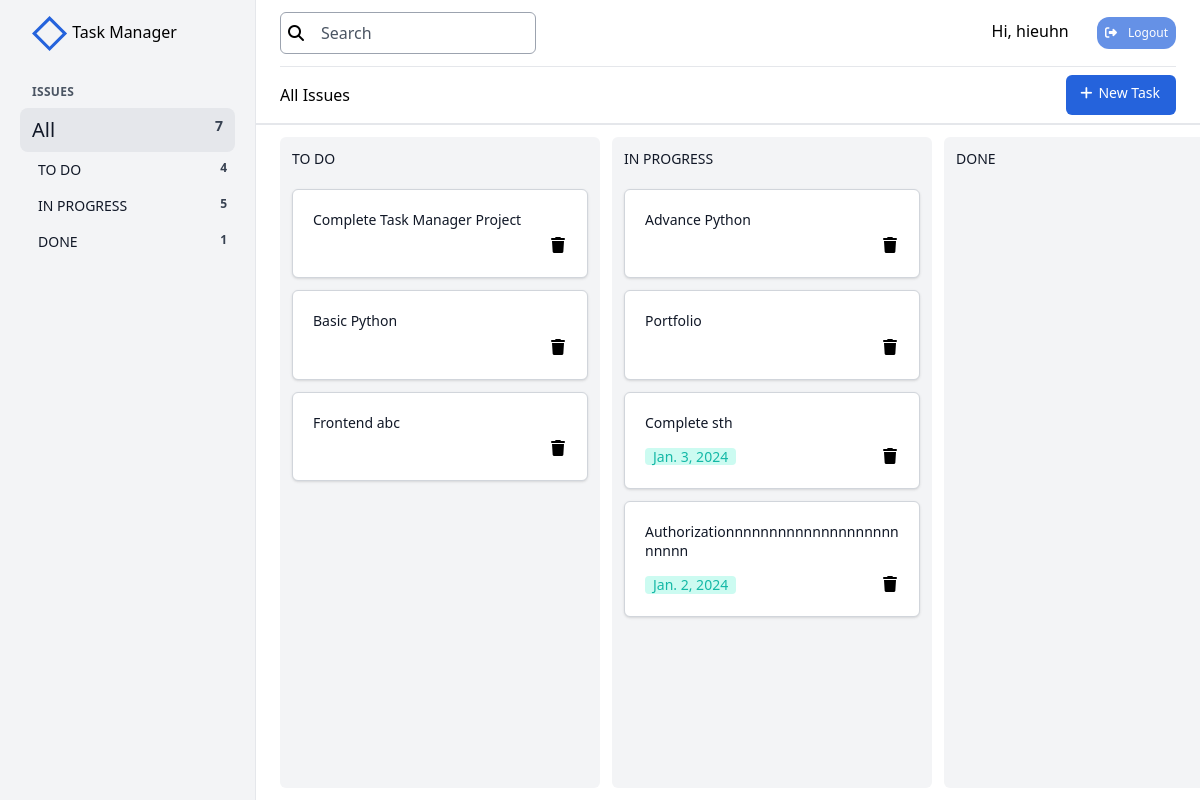
The app's page /home (signed in) with its own data.
### taskmanager/models.py (models this page shows, shortened)
class TaskState(models.Model):
    class Meta:
        verbose_name = 'Task\'s State'
        verbose_name_plural = 'Task\'s State'
    name = models.CharField(max_length=100)

class Task(models.Model):
    user = models.ForeignKey(UserInfo, related_name='tasks', on_delete=models.CASCADE)
    title = models.CharField(max_length=200)
    description = models.TextField(blank=True, null=True)
    image = models.ImageField(upload_to='static/images', blank=True, null=True)
    video = models.FileField(upload_to='static/videos', blank=True, null=True)
    created_at = models.DateTimeField(auto_now_add=True)
    modified_at = models.DateTimeField(auto_now=True)
    deadline = models.DateField(blank=True, null=True)
    state = models.ForeignKey(TaskState, on_delete=models.CASCADE, related_name='tasks')
    position = models.FloatField(blank=True, null=True)
    class Meta:
        ordering = ['position']

### taskmanager/views.py (the view, shortened to what this page needs)
# urls.py: path("home", views.IndexView.as_view(), name="home"),
class IndexView(LoginRequiredMixin, ListView):
    template_name = 'taskmanager/index.html'
    model = Task
    def get_context_data(self, **kwargs):
        context = super().get_context_data(**kwargs)
        user = self.request.user
        context['user_info'] = user
        states = TaskState.objects.all()
        context['states'] = states
        tasks = Task.objects.filter(user=user)
        if 'filter' in self.request.GET:
            key = self.request.GET['filter']
            tasks = tasks.filter(title__icontains=key)
            context['search_key'] = key
        context['tasks'] = tasks
        context['form'] = TaskForm()
        context['tasks_json'] = serialize('json', tasks)
        context['states_json'] = serialize('json', states)
        return context

### taskmanager/forms.py
class TaskForm(forms.Form):
    new_task_id = forms.IntegerField(required=False)
    new_task_title = forms.CharField(max_length=200)
    new_task_description = forms.CharField(max_length=1000)
    image = forms.ImageField(required=False)
    new_task_deadline = forms.DateField(required=False)
    new_task_state = forms.IntegerField()

### templates/taskmanager/index.html (shortened to what this page needs)
{% extends 'taskmanager/base.html' %}

### templates/taskmanager/base.html (shortened to what this page needs)
<!DOCTYPE html>
{% load static %}
{% load static tailwind_tags %}
<html lang="en">
<head>
    <link rel="stylesheet" href="https://cdnjs.cloudflare.com/ajax/libs/font-awesome/6.5.1/css/all.min.css" />
    <link rel="stylesheet" href="{% static 'css/mystyle.css' %}">
    {% tailwind_css %}
</head>
<body>
    <div id="app" class="h-screen flex">
        <div id="navbar" class="fixed z-30 inset-y-0 -translate-x-full left-0 w-64 px-8 py-4 bg-gray-100 border-r lg:static lg:inset-auto lg:translate-x-0">
            <div class="-mx-3 pl-3 pr-1 flex items-center justify-between">
                <div>
                    <span>Task Manager</span>
                </div>
            </div>
            <nav class="mt-8">
                <h3 class="text-xs font-semibold text-gray-600 uppercase tracking-wide">Issues</h3>
                <div class="mt-2 -mx-3">
                    <a href="#" class="flex justify-between px-3 py-2 bg-gray-200 rounded-lg">
                        <span class="text-xl font-medium text-gray-900">All</span>
                        <span class="text-sm font-semibold text-gray-700">{{tasks.count}}</span>
                    </a>
                    <ul class="ml-2.5 text-sm">
                    {% for state in states %}
                        <li class="flex justify-between px-2 py-2 rounded-lg">
                            <span class="text-sx font-medium text-gray-900">{{state.name}}</span>
                            <span id="state-{{state.id}}" class="count-state text-xs font-semibold text-gray-700">{{state.tasks.count}}</span>
                        </li>
                    {% endfor %}
                    </ul>
                </div>
            </nav>
        </div>
        <div class="flex-1 min-w-0 flex flex-col bg-white">
            <div class="flex-shrink-0 border-b-2 border-gray-200">
                <header class="px-6">
                    <div class="flex justify-between items-center py-3 border-b border-gray-200">
                        <div class="flex items-center flex-1">
                            <form class="ml-4 relative w-64 lg:ml-0" method="get" action="{% url 'home' %}">
                                <span class="absolute inset-y-0 left-0 pl-2 flex items-center"><i class="fa-solid fa-magnifying-glass"></i></span>
                                <input class="block w-full rounded-md border border-gray-400 pl-10 pr-4 py-2 text-gray-900 placeholder-gray-600"
                                       name="filter"
                                       placeholder="Search" />
                            </form>
                        </div>
                        <div class="flex items-center">
                            {% if user.is_authenticated %}
                            <form method="POST" action="{% url 'logout' %}">
                                <span>Hi, {{user.username}}</span>
                                <button class="ml-6 bg-[#2563DC] rounded-xl px-2 py-2 text-xs font-medium text-white opacity-70 hover:opacity-50">
                                    <i class="fa-solid fa-right-from-bracket"></i>
                                    <span class="ml-2">Logout</span>
                                </button>
                            </form>
                            {% endif %}
                        </div>
                    </div>
                    <div class="flex items-center justify-between py-2">
                        <div>
                            <h2>All Issues</h2>
                        </div>
                        <div class="flex justify-center items-center">
                            <button onclick="new_task_modal.showModal()" class="btn ml-5 flex justify-center items-center pr-4 pl-2 py-2 text-sm font-medium text-white bg-[#2563DC] hover:opacity-90 rounded-md">
                                <span class="h-6 w-6"><i class="fa-solid fa-plus"></i></span>
                                <span class="h-6">New Task</span>
                            </button>
                        </div>
                    </div>
                </header>
            </div>
            <div class="flex-1 overflow-auto">
                {% if user.is_authenticated %}
                <main class="p-3 h-full inline-flex overflow-hidden">
                    {% for state in states %}
                    <div data-state-id="{{state.id}}" class="ml-3 flex-shrink-0 flex flex-col w-80 bg-gray-100 rounded-md">
                        <h3 class="flex-shrink-0 pt-3 pb-1 px-3 text-sm font-medium text-gray-900">{{state.name}}</h3>
                        <div class="flex-1 min-h-0 overflow-y-auto swim-lane">
                            <ul class="pt-1 pb-3 px-3">
                                {% for task in tasks %}
                                    {% if task.state.name == state.name %}
                                    <li class="mt-3 task" data-task-id="{{task.id}}" draggable="true">
                                        <div class="p-5 bg-white rounded-md shadow border border-gray-300 hover:border-2 hover:ring-blue-500 hover:border-blue-500">
                                            <div class="leading-snug mb-1 text-sm font-medium text-gray-900 break-words overflow-y-hidden">
                                                <span>{{task.title}}</span>
                                            </div>
                                            <div >
                                                <div class="flex justify-between items-baseline overflow-y-hidden">
                                                    <div class="flex-shrink-0 mt-2">
                                                        {% if task.deadline %}
                                                            <span class="deadline px-2 leading-tight inline-flex items-center bg-teal-100 rounded text-sm font-medium text-teal-500">{{task.deadline}}</span>
                                                        {% endif %}
                                                    </div>
                                                    <div class="flex-shrink-0 flex flex-row gap-2">
                                                        <a data-task-id="{{task.id}}" href="{% url 'delete' pk=task.id %}" class="btn-delete hover:opacity-50"><i class="h-4 w-4 fa-solid fa-trash"></i></a>
                                                    </div>
                                                </div>
                                            </div>
                                        </div>
                                    </li>
                                    {% endif %}
                                {% endfor %}
                            </ul>
                        </div>
                    </div>
                    {% endfor %}
                </main>
                {% endif %}
            </div>
        </div>
    </div>
</body>
</html>

### records on screen
TaskState: name "TO DO", tasks.count "4"
TaskState: name "IN PROGRESS", tasks.count "5"
TaskState: name "DONE", tasks.count "1"
Task: title "Complete Task Manager Project"
Task: title "Basic Python"
Task: title "Frontend abc"
Task: title "Advance Python"
Task: title "Portfolio"
Task: title "Complete sth", deadline "Jan. 3, 2024"
Task: title "Authorizationnnnnnnnnnnnnnnnnnnnnnnnn", deadline "Jan. 2, 2024"

### other values on screen
{{ tasks.count }} "7"
{{ user.username }} "hieuhn"
